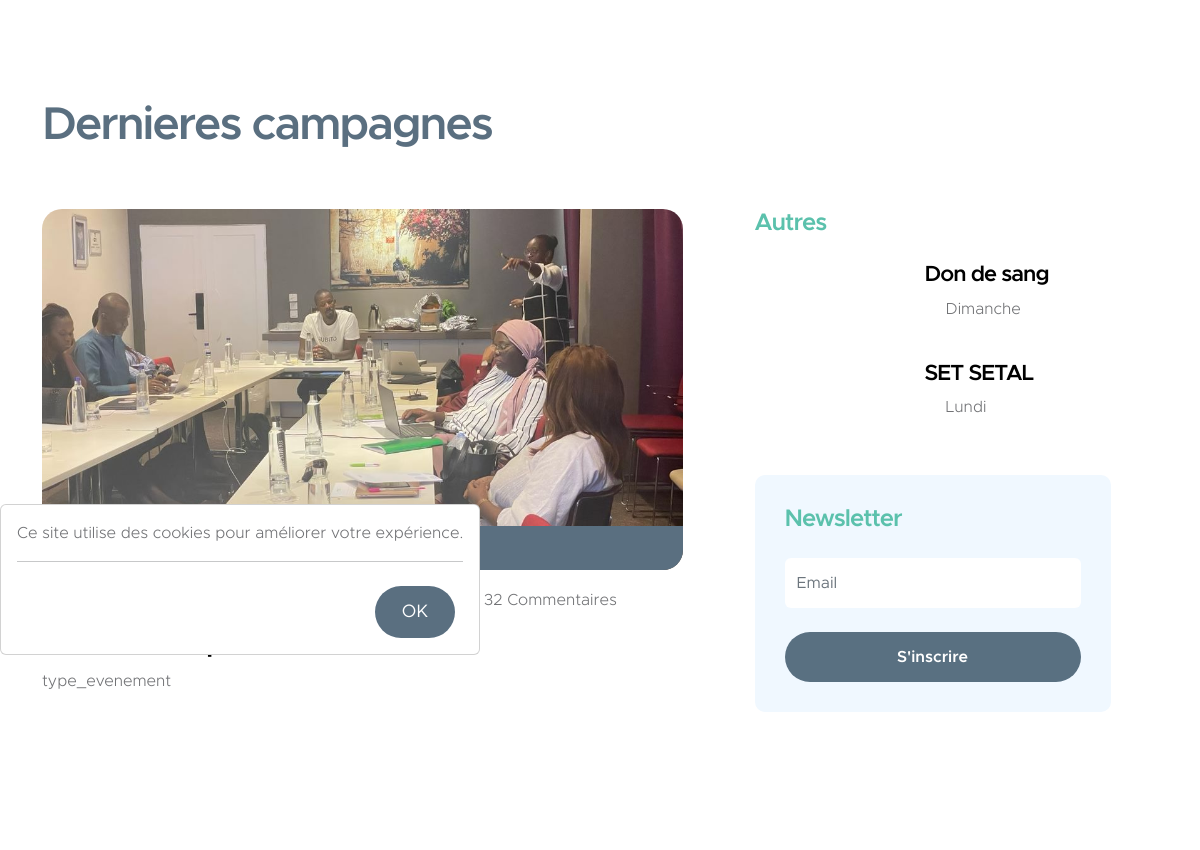
The app's page / (middle part), older data.
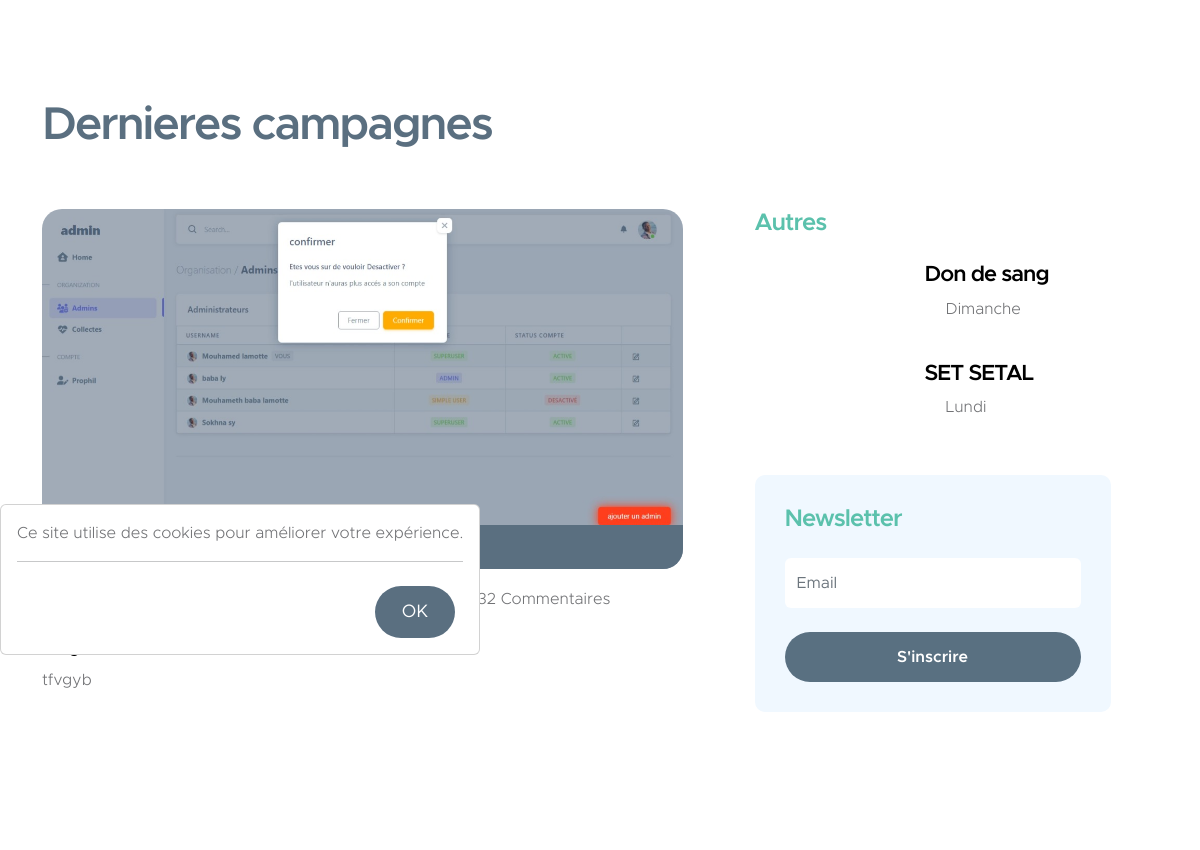
The same page, newer data.
### administration/models.py (models this page shows, shortened)
class EvenementCampagne(models.Model):
    titre = models.CharField(max_length=200)
    created_at = models.DateTimeField(auto_now_add=True)
    created_by = models.ForeignKey(User, on_delete=models.CASCADE)
    description = models.TextField()
    date_debut = models.DateTimeField()
    date_fin = models.DateTimeField()
    lieu = models.CharField(max_length=200)
    objectifs = models.TextField()
    image = models.ImageField(upload_to='campages/')
    type_evenement = models.CharField(max_length=50)
    participant = models.IntegerField(default=0)
    custom_fields = models.JSONField(blank=True, null=True)
    oraganisateurs = models.ManyToManyField(User, related_name='evenements_inscrits', blank=True)

### landing/views.py (the view)
# urls.py: path('', home, name ='home'),
def home(request):
    collects = Collect.objects.filter(confirmer = 1, posted = 1, is_amount_reached = 0).order_by('-created_at')[:3]
    campagnes = EvenementCampagne.objects.all().order_by('-created_at')[:1]
    context = {
        'collects' : collects,
        'campagnes' : campagnes
    }
    return render(request, 'landing/pages/index.html', context)

### context_processor.py (called while the page is built)
def all_context(request):
    user = request.user
    try :
        site = Site.objects.get(pk = 1)
    except Site.DoesNotExist :
        site = None
    try :
        avatar = Avatar.objects.get(user = user.pk, primary = 1)
        print(avatar)
    except Avatar.DoesNotExist :
        avatar = None
        print(avatar)
    context = {
        'avatar' : avatar,
        'site' : site,
        'path' : request.path
    }
    return context

### sante_coeur/templatetags/custom_filter.py (called while the page is built)
@register.filter
def percent(valeur, total):
    if total == 0:
        return 0
    val =  (valeur / total) * 100
    return val

### landing/templates/landing/pages/index.html (shortened to what the changed rows need)
{% extends "bases/landing.html" %}
{% load static %}
{% load custom_filter %}
{% block main %}
<main>
    <section class="news-section section-padding" id="section_5">
        <div class="container">
            <div class="row">
                <div class="col-lg-12 col-12 mb-5">
                    <h2>Dernieres campagnes</h2>
                </div>
                <div class="col-lg-7 col-12">
                    {% for campagne in campagnes %}
                    <div class="news-block">
                        <div class="news-block-top">
                            <a href="#">
                                <img src="{{ campagne.image.url }}"
                                    class="news-image img-fluid" alt="">
                            </a>
                            <div class="news-category-block">
                                <a href="#" class="category-block-link">
                                </a>
                                <a href="#" class="category-block-link">
                                </a>
                            </div>
                        </div>
                        <div class="news-block-info">
                            <div class="d-flex mt-2">
                                <div class="news-block-date">
                                    <p>
                                    </p>
                                </div>
                                <div class="news-block-author mx-5">
                                    <p>
                                    </p>
                                </div>
                                <div class="news-block-comment">
                                    <p>
                                        32 Commentaires
                                    </p>
                                </div>
                            </div>
                            <div class="news-block-title mb-2">
                                <h4><a href="#" class="news-block-title-link">{{ campagne.titre|capfirst }}</a></h4>
                            </div>
                            <div class="news-block-body">
                                <p>{{ campagne.description }}</p>
                            </div>
                        </div>
                    </div>
                    {% endfor %}
                </div>
            </div>
        </div>
    </section>
</main>
{% endblock main %}

Row changes from the older to the newer data that the page shows:
no longer on this page (row unchanged): EvenementCampagne: image (picture), description "type_evenement"
added EvenementCampagne: image (picture), description "tfvgyb"
